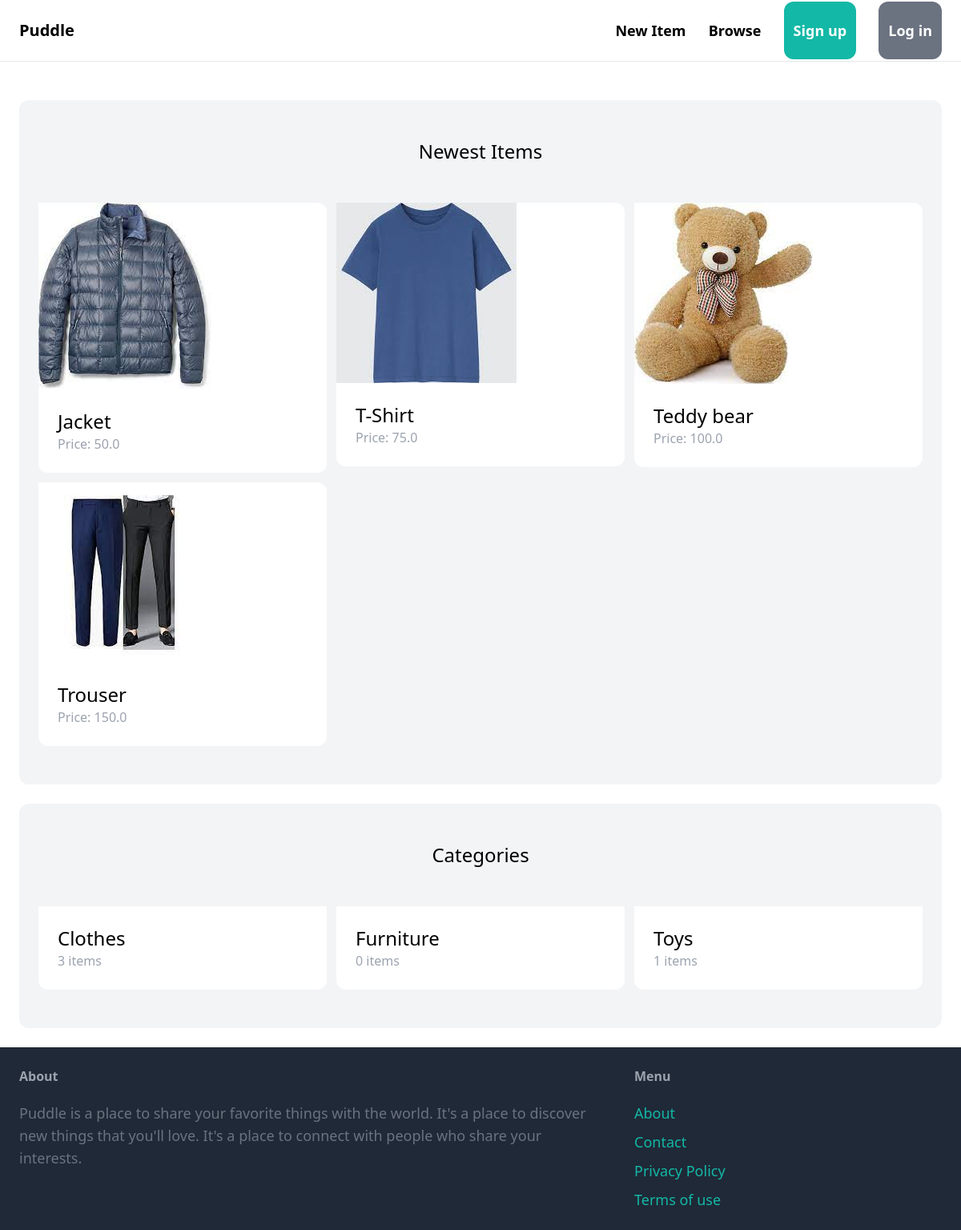
The page / on the database its author committed.
### item/models.py (models this page shows, shortened)
class Item(models.Model):
    name = models.CharField(max_length=255)
    description = models.TextField()
    price = models.FloatField()
    is_sold = models.BooleanField(default=False)
    created_at = models.DateTimeField(auto_now_add=True)
    created_by = models.ForeignKey(User, related_name='items', on_delete=models.CASCADE)
    category = models.ForeignKey(Category, related_name='items', on_delete=models.CASCADE)
    image = models.ImageField(upload_to='items_images', blank=True, null=True)
    class Meta:
        ordering = ['name']

class Category(models.Model):
    name = models.CharField(max_length=255)
    class Meta:
        ordering = ('name',)
        verbose_name_plural = 'Categories'

### core/views.py (the view)
# urls.py: path('', views.index, name='index'),
def index(request):
    items = Item.objects.filter(is_sold=False)[0:6]
    categories = Category.objects.all()
    context = {
        'items': items,
        'categories': categories
    }
    return render(request, 'core/index.html', context)

### core/templates/core/index.html (shortened to what this page needs)
{% extends 'core/base.html' %}
{% block content %}
    <div class="mt-6 px-6 py-12 bg-gray-100 rounded-xl">
        <h2 class="mb-12 text-2xl text-center">Newest Items</h2>
        <div class="grid grid-cols-3 gap-3">
            {% for item in items %}
            <div>
                <a href="{% url 'item:detail' item.id %}">
                    <div class="rounded-t-xl bg-white">
                        <img src="{{ item.image.url }}">
                    </div>
                    <div class="p-6 bg-white rounded-b-xl">
                        <h2 class="text-2xl">{{ item.name }}</h2>
                        <p class="text-gray-400">Price: {{ item.price }}</p>
                    </div>
                </a>
            </div>
            {% endfor %}
        </div>
    </div>
    <div class="mt-6 px-6 py-12 bg-gray-100 rounded-xl">
        <h2 class="mb-12 text-2xl text-center">Categories</h2>
        <div class="grid grid-cols-3 gap-3">
            {% for category in categories %}
            <div>
                <a href="#">
                    <div class="p-6 bg-white rounded-b-xl">
                        <h2 class="text-2xl">{{ category.name }}</h2>
                        <p class="text-gray-400">{{ category.items.count }} items</p>
                    </div>
                </a>
            </div>
            {% endfor %}
        </div>
    </div>
{% endblock %}

### rows shown on the page
Item: image (picture), name "Jacket", price "50.0"
Item: image (picture), name "T-Shirt", price "75.0"
Item: image (picture), name "Teddy bear", price "100.0"
Item: image (picture), name "Trouser", price "150.0"
Category: name "Clothes", items.count "3"
Category: name "Furniture", items.count "0"
Category: name "Toys", items.count "1"
